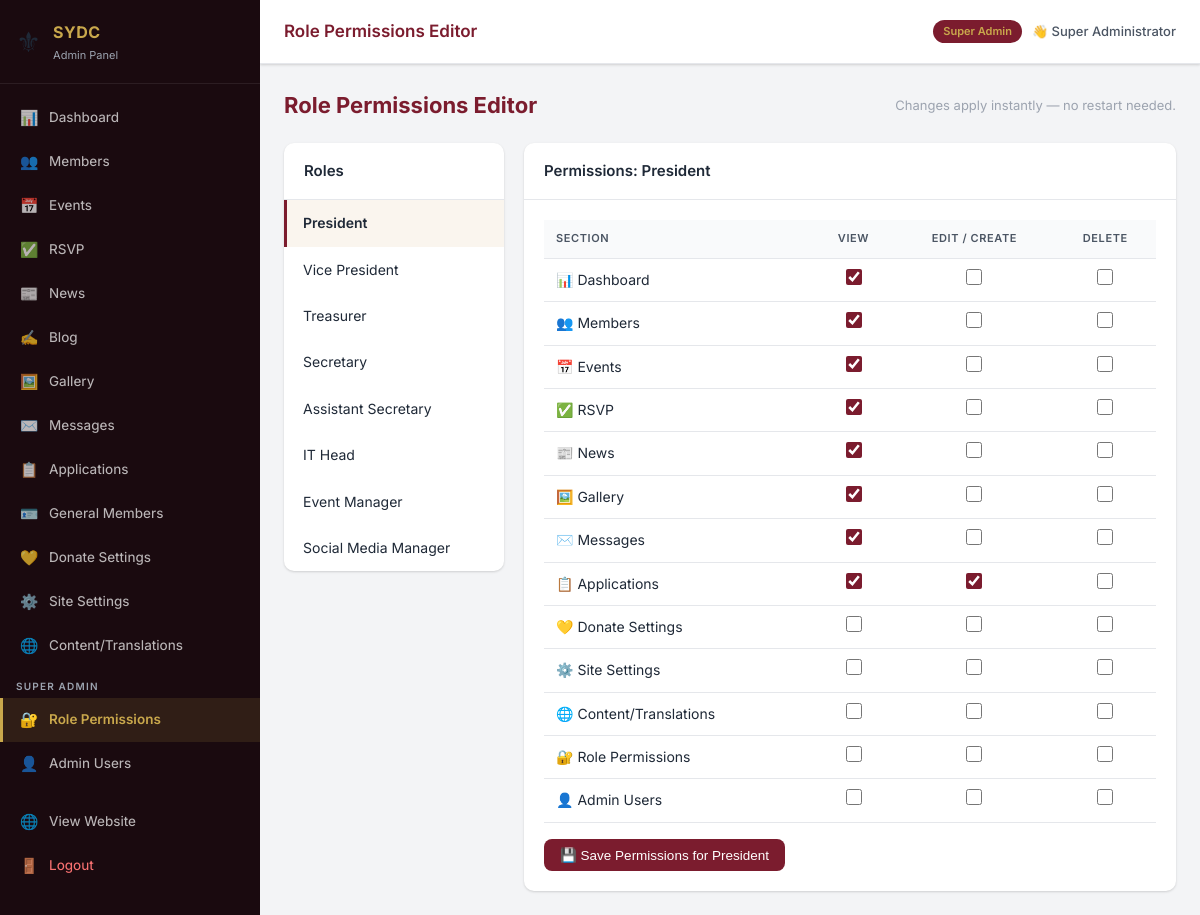
The page /admin/role-permissions.php (signed in) on the database its author committed.
### tables this page shows
CREATE TABLE IF NOT EXISTS `roles` (
  `id`           INT UNSIGNED AUTO_INCREMENT PRIMARY KEY,
  `role_key`     VARCHAR(50)  NOT NULL UNIQUE COMMENT 'super_admin | president | vp | treasurer | secretary | asst_secretary | it_head | event_manager | sm_manager',
  `display_name` VARCHAR(100) NOT NULL
);

CREATE TABLE IF NOT EXISTS `role_permissions` (
  `id`          INT UNSIGNED AUTO_INCREMENT PRIMARY KEY,
  `role_id`     INT UNSIGNED NOT NULL,
  `section_key` VARCHAR(60)  NOT NULL COMMENT 'dashboard|members|events|rsvp|news|gallery|messages|applications|donate|settings|content|role_permissions|admin_users',
  `can_view`    TINYINT(1)   NOT NULL DEFAULT 0,
  `can_edit`    TINYINT(1)   NOT NULL DEFAULT 0,
  `can_delete`  TINYINT(1)   NOT NULL DEFAULT 0,
  UNIQUE KEY `role_section` (`role_id`, `section_key`),
  FOREIGN KEY (`role_id`) REFERENCES `roles`(`id`) ON DELETE CASCADE
);

### config/auth.php (called while the page is built, shortened)
<?php
function can(string $section, string $action = 'view'): bool {
    return !empty($_SESSION['permissions'][$section][$action]);
}

### admin/role-permissions.php (the view, shortened to what this page needs)
<?php
require_once __DIR__ . '/../config/auth.php';
$db = getDB();
$sections = ['dashboard','members','events','rsvp','news','gallery','messages','applications','donate','settings','content','role_permissions','admin_users'];
$roles = $db->query('SELECT * FROM roles WHERE id != 1 ORDER BY id')->fetchAll();
$permsRaw = $db->query('SELECT role_id, section_key, can_view, can_edit, can_delete FROM role_permissions WHERE role_id != 1')->fetchAll();
$perms = [];
foreach ($permsRaw as $p) $perms[$p['role_id']][$p['section_key']] = $p;
$selectedRole = (int)($_GET['role'] ?? ($roles[0]['id'] ?? 2));
require_once __DIR__ . '/includes/header.php';
?>
<div class="section-header"><h2>Role Permissions Editor</h2><p style="color:var(--gray-400);font-size:13px">Changes apply instantly — no restart needed.</p></div>
<div style="display:grid;grid-template-columns:220px 1fr;gap:20px;align-items:start">
  <div class="card">
    <div class="card-header"><span class="card-title">Roles</span></div>
    <div>
      <?php foreach ($roles as $r): ?>
      <a href="?role=<?=$r['id']?>" style="display:block;padding:12px 16px;text-decoration:none;color:inherit;border-left:3px solid <?= $selectedRole===$r['id']?'var(--maroon)':'transparent' ?>;background:<?= $selectedRole===$r['id']?'var(--cream)':'transparent' ?>;font-weight:<?= $selectedRole===$r['id']?'600':'400' ?>">
        <?= htmlspecialchars($r['display_name']) ?>
      </a>
      <?php endforeach; ?>
    </div>
  </div>
  <?php
  $selRole = array_filter($roles, fn($r) => $r['id'] === $selectedRole);
  $selRole = reset($selRole);
  ?>
  <div class="card">
    <div class="card-header">
      <span class="card-title">Permissions: <?= $selRole ? htmlspecialchars($selRole['display_name']) : '' ?></span>
    </div>
    <div class="card-body">
      <?php if ($selRole): ?>
      <form method="POST">
        <div class="table-wrap">
          <table class="perm-table">
            <thead>
              <tr>
                <th style="min-width:180px">Section</th>
                <th style="text-align:center">View</th>
                <th style="text-align:center">Edit / Create</th>
                <th style="text-align:center">Delete</th>
              </tr>
            </thead>
            <tbody>
              <?php
              $sectionLabels = [
                'dashboard'        => '📊 Dashboard',
                'members'          => '👥 Members',
                'events'           => '📅 Events',
                'rsvp'             => '✅ RSVP',
                'news'             => '📰 News',
                'gallery'          => '🖼️ Gallery',
                'messages'         => '✉️ Messages',
                'applications'     => '📋 Applications',
                'donate'           => '💛 Donate Settings',
                'settings'         => '⚙️ Site Settings',
                'content'          => '🌐 Content/Translations',
                'role_permissions' => '🔐 Role Permissions',
                'admin_users'      => '👤 Admin Users',
              ];
              foreach ($sections as $sec):
                $rp = $perms[$selectedRole][$sec] ?? ['can_view'=>0,'can_edit'=>0,'can_delete'=>0];
              ?>
              <tr>
                <td><?= $sectionLabels[$sec] ?? $sec ?></td>
                <td style="text-align:center">
                  <input type="checkbox" name="perm_<?=$sec?>_view"   <?=$rp['can_view']  ?'checked':''?>>
                </td>
                <td style="text-align:center">
                  <input type="checkbox" name="perm_<?=$sec?>_edit"   <?=$rp['can_edit']  ?'checked':''?>>
                </td>
                <td style="text-align:center">
                  <input type="checkbox" name="perm_<?=$sec?>_delete" <?=$rp['can_delete']?'checked':''?>>
                </td>
              </tr>
              <?php endforeach; ?>
            </tbody>
          </table>
        </div>
        <?php if (can('role_permissions','edit')): ?>
          <div style="margin-top:16px">
            <button type="submit" class="btn btn-primary">💾 Save Permissions for <?= htmlspecialchars($selRole['display_name']) ?></button>
          </div>
        <?php endif; ?>
      </form>
      <?php endif; ?>
    </div>
  </div>
</div>
<?php require_once __DIR__ . '/includes/footer.php'; ?>

### admin/assets/css/admin.css (style rules this page uses)
:root { --maroon: #7B1C2E; --maroon-dk: #5A1220; --gold: #C9A84C; --gold-lt: #E8C96A; --cream: #FAF5EE; --dark: #1A0A0F; --white: #FFFFFF; --gray-50: #F9FAFB; --gray-100: #F3F4F6; --gray-200: #E5E7EB; --gray-400: #9CA3AF; --gray-600: #4B5563; --gray-800: #1F2937; --success: #059669; --danger: #DC2626; --warning: #D97706; --info: #2563EB; --sidebar-w: 260px; --topbar-h: 64px; --radius: 10px; --shadow: 0 1px 3px rgba(0,0,0,.1), 0 1px 2px rgba(0,0,0,.06); --shadow-md: 0 4px 6px rgba(0,0,0,.07), 0 2px 4px rgba(0,0,0,.06); --shadow-lg: 0 10px 15px rgba(0,0,0,.1), 0 4px 6px rgba(0,0,0,.05); --transition: .2s ease; }
*, *::before, *::after { box-sizing: border-box; margin: 0; padding: 0; }
body { font-family: 'Inter', -apple-system, BlinkMacSystemFont, sans-serif; background: var(--gray-100); color: var(--gray-800); font-size: 14px; line-height: 1.6; min-height: 100vh; display: flex; }
.card { background: var(--white); border-radius: var(--radius); box-shadow: var(--shadow); overflow: hidden; }
.card-header { padding: 16px 20px; border-bottom: 1px solid var(--gray-200); display: flex; align-items: center; justify-content: space-between; gap: 12px; }
.card-title { font-size: 15px; font-weight: 600; color: var(--gray-800); }
.card-body { padding: 20px; }
.btn { display: inline-flex; align-items: center; gap: 6px; padding: 8px 16px; border-radius: 8px; font-size: 13.5px; font-weight: 500; cursor: pointer; border: none; text-decoration: none; transition: all var(--transition); white-space: nowrap; }
.btn-primary { background: var(--maroon); color: #fff; }
.table-wrap { overflow-x: auto; }
table { width: 100%; border-collapse: collapse; }
th, td { padding: 11px 14px; text-align: left; border-bottom: 1px solid var(--gray-200); }
th { background: var(--gray-50); font-size: 11px; text-transform: uppercase; letter-spacing: .6px; color: var(--gray-600); font-weight: 600; }
.perm-table th, .perm-table td { padding: 10px 12px; }
.perm-table input[type=checkbox] { width: 16px; height: 16px; cursor: pointer; accent-color: var(--maroon); }
.section-header { display: flex; align-items: center; justify-content: space-between; margin-bottom: 20px; gap: 12px; flex-wrap: wrap; }
.section-header h2 { font-size: 22px; font-weight: 700; color: var(--maroon); }

### rows shown on the page
roles: display_name "President", id.can_view "☑", id.can_edit "☑"
roles: display_name "Vice President"
roles: display_name "Treasurer"
roles: display_name "Secretary"
roles: display_name "Assistant Secretary"
roles: display_name "IT Head"
roles: display_name "Event Manager"
roles: display_name "Social Media Manager"

### other values the page prints
$pageTitle "Role Permissions Editor"
admin_role_label() "Super Admin"
admin_display_name() "Super Administrator"
$sectionLabels[$sec] "📊 Dashboard"
$sectionLabels[$sec] "👥 Members"
$sectionLabels[$sec] "📅 Events"
$sectionLabels[$sec] "✅ RSVP"
$sectionLabels[$sec] "📰 News"
$sectionLabels[$sec] "🖼️ Gallery"
$sectionLabels[$sec] "✉️ Messages"
$sectionLabels[$sec] "📋 Applications"
$sectionLabels[$sec] "💛 Donate Settings"
$sectionLabels[$sec] "⚙️ Site Settings"
$sectionLabels[$sec] "🌐 Content/Translations"
$sectionLabels[$sec] "🔐 Role Permissions"
